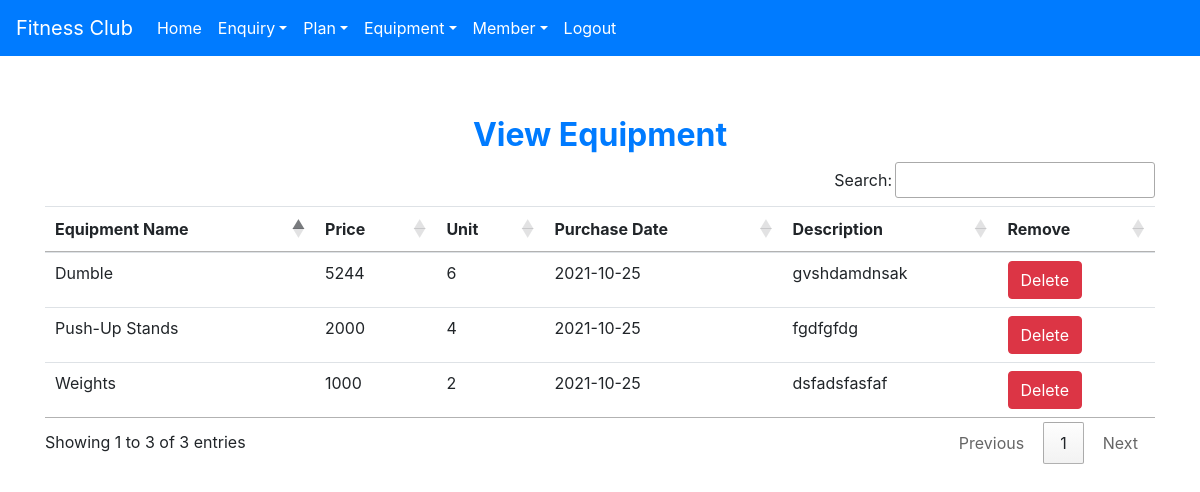
The app's page /view_equipment (signed in) with its own data.
### gym/models.py (models this page shows, shortened)
class Equipment(models.Model):
    name = models.CharField(max_length=100)
    price = models.CharField(max_length=10)
    unit = models.CharField(max_length=10)
    date = models.CharField(max_length=10)
    description = models.CharField(max_length=200)

### gym/views.py (the view)
# urls.py: path('view_equipment', View_Equipment, name='view_equipment'),
def View_Equipment(request):
    if not request.user.is_staff:
        return redirect('login')
    equipment = Equipment.objects.all()
    d = {'equipment': equipment}
    return render(request, 'view_equipment.html', d)

### gym/templates/view_equipment.html
{% extends 'navigationbar.html' %}
{% block body %}
<div class="container" style="margin-top:60px">
    <h2 class="text-center text-primary font-weight-bold">View Equipment</h2>
    <table id="example" class="table table-hover">
        <thead>
        <tr>
            <th>Equipment Name</th>
            <th>Price</th>
            <th>Unit</th>
            <th>Purchase Date</th>
            <th>Description</th>
            <th>Remove</th>
        </tr>
        </thead>
        <tbody>
        {% for i in equipment %}
        <tr>
            <td>{{i.name}}</td>
            <td>{{i.price}}</td>
            <td>{{i.unit}}</td>
            <td>{{i.date}}</td>
            <td>{{i.description}}</td>
            <td><a class="btn btn-danger" href="{% url 'delete_equipment' i.id %}" onclick="return confirm('Are you sure')">Delete</a></td>
        </tr>
        {% endfor %}
        </tbody>
    </table>
</div>
{% endblock %}

### records on screen
Equipment: name "Dumble", price "5244", unit "6", date "2021-10-25", description "gvshdamdnsak"
Equipment: name "Push-Up Stands", price "2000", unit "4", date "2021-10-25", description "fgdfgfdg"
Equipment: name "Weights", price "1000", unit "2", date "2021-10-25", description "dsfadsfasfaf"
